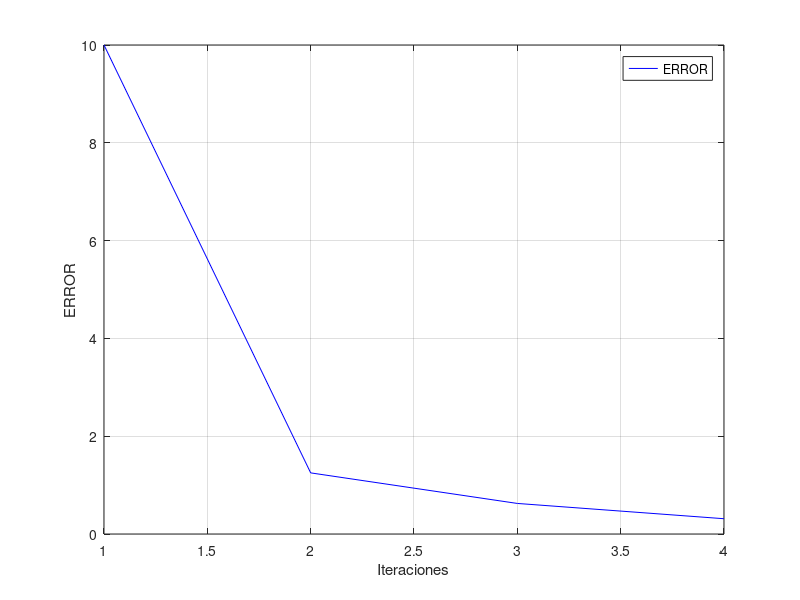

MATLAB code for this plot:
xl=0;
xu=2.5;
i=1;
e(i)=10;

while(e(i)>0.5)
    xr=(xl+xu)/2;

g_xl=xl^3+4*xl^2-10;
g_xr=xr^3+4*xr^2-10;
g_xu=xu^3+4*xu^2-10;

if(g_xl*g_xr<0)
    xu=xr;
    e(i+1)=abs(xr-xl);
end

if(g_xu*g_xr<0)
    xl=xr;
    e(i+1)=abs(xu-xr);
end

i=i+1;

if(g_xu*g_xr==0)
    xr=xr
end
end

tamanio=size(e);
iter=1:1:tamanio(2);

figure('DefaultAxesFontsize',10)
plot(iter,e,'color','blue')

grid on
xlabel('Iteraciones')
ylabel('ERROR')
legend('ERROR')